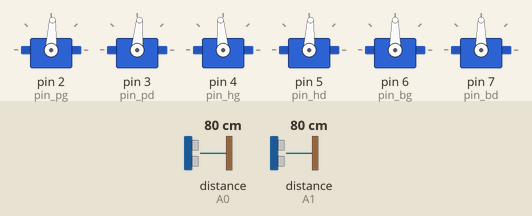
Bench run of a sketch on a simulated Arduino Uno, built with avr-gcc and run on an emulated ATmega328P. On the bench: 6 × servo. Inputs (shaded band) come from the test bench; at power-on: distance to the obstacle (sensors on A0, A1) 80 cm. What the sketch prints to the serial monitor is not drawn.

Above: at 1.05 s.
At 1.45 s:
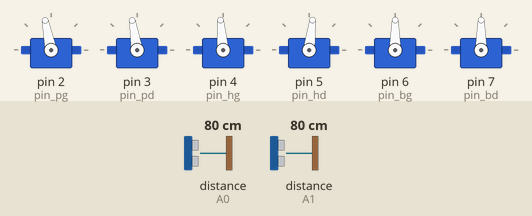
At 1.85 s:
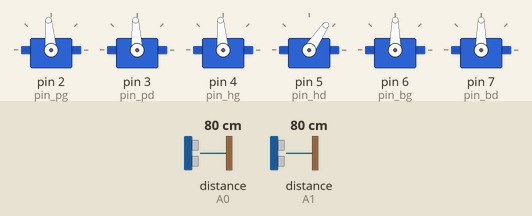
At 2.25 s:
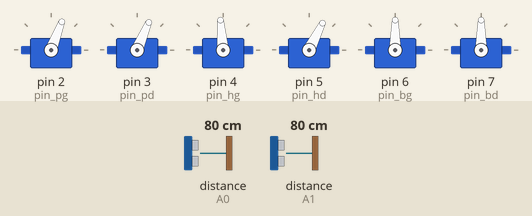
At 2.4 s:
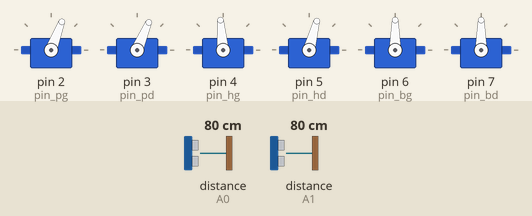
At 2.65 s:
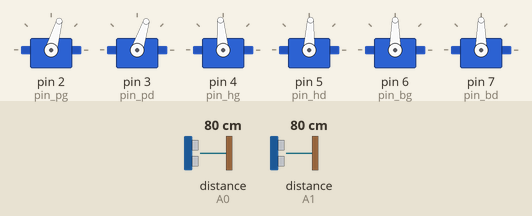
Timing chart, 0 to 5.4 s (numbered marks = the images above):
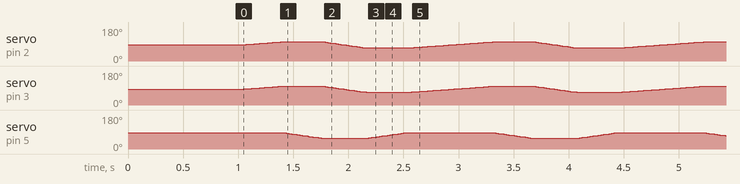

The sketch:

Mr_Robot.ino
```cpp
#include <SharpIR.h>

#include <Servo.h>

// MAPPING DES PINS
  //AFFECTATION DES SERVOS POUR LES PIEDS ET HANCHE
  //DECLARATION DES VARIABLES POUR LES PINS DES SERVO
  /*L'orientation du robot est celle de l'homme c'est à dire que
  le coté gauche du robot correspond au coté gauche de l'homme*/
  const byte pin_pg = 2, pin_pd = 3, pin_hg = 4, pin_hd = 5, pin_bg = 6, pin_bd = 7;
  const byte pin_cd = A1, pin_cg = A0;
// VARIABLES
  SharpIR capt_d(SharpIR::GP2Y0A41SK0F,pin_cd), capt_g(SharpIR::GP2Y0A41SK0F,pin_cg);
  Servo servo_pg, servo_pd, servo_hg, servo_hd, servo_bg, servo_bd;//Déclaration des variables servo
  int pg, pd, hg, hd, bg, bd;//Déclaration des variables contenants les angles des servomoteurs
  int varp, varh;//Se sont des variables dans lesquelles seront stocké les variable "pas, demipas, penche, demipenche" afin de pouvoir faire déplacer le robot
  int i, j, k;
  int delais;
  int vue_droit, vue_gauche, dist=0;
//CONSTANTES
  const int pente = 30, demipente = 15, pas = 60, demipas = 30;
  const int init_pg = 85, init_pd = 83, init_hg = 95, init_hd = 87, init_bg =  90, init_bd = 90;
  const int delais_1 = 12, delais_2 = 7;
#include "motion.h"//Bibliothèque contenant les fonction de déplacement vers l'avant, l'arrière,
                   //tourner à gauche, tourner à droite et celle d'initialisation des servo moteurs

void setup() {
  // put your setup code here, to run once:
  Serial.setTimeout(500);
  Serial.begin(9600);
  delais = delais_1;
  init_robot();
  delay(1000);
}

void loop() {
  // MARCH

  /*voir();
  varp = demipente; varh = demipas; pasg_avant();
  varp = pente; varh = pas;
  pasd_avant(); pasg_avant();   //delais -=1;
  pasd_avant(); pasg_avant();
  pasd_avant(); pasg_avant(); */
  //if(delais<=delais_2) {delais=delais_2;}

  /*varp = demipente; varh = demipas; pasd_avant();

  voir();
  varp = demipente; varh = demipas; pasg_arriere();
  varp = pente; varh = pas;
  pasd_arriere(); pasg_arriere();   //delais -=1;
  pasd_arriere(); pasg_arriere();
  pasd_arriere(); pasg_arriere();
  //if(delais<=delais_2) {delais=delais_2;}

  varp = demipente; varh = demipas; pasd_arriere();*/

  for(int i=0; i<3; i++){
   turn_gauche();
   Serial.println("je tourne");
  }
  voir();
}

void init_robot(){
  servo_on();
  centre();
}
void servo_on(){
  servo_pg.attach(pin_pg,544,2400);
  servo_pd.attach(pin_pd,544,2400);
  servo_hg.attach(pin_hg,544,2400);
  servo_hd.attach(pin_hd,544,2400);
  servo_bg.attach(pin_bg,544,2400);
  servo_bd.attach(pin_bd,544,2400);
}

void servo_off(){
  servo_pg.detach();
  servo_pd.detach();
  servo_hg.detach();
  servo_hd.detach();
  servo_bg.detach();
  servo_bd.detach();
}

void avance(){//Faire les pas gauche et droite vers l'avant
  varp = demipente ;
  varh = demipas ;
  pasd_avant();
  varp = pente ;
  varh = pas ;
    pasg_avant() ;
    pasd_avant();
  varp = demipente ;
  varh = demipas ;
  pasd_avant();
}
void voir (){
  vue_droit = capt_d.getDistance();
  Serial.print("Distance droit: "); Serial.print(vue_droit); Serial.println(" cm");
  vue_gauche = capt_g.getDistance();
  Serial.print("Distance gauche: "); Serial.print(vue_gauche); Serial.println(" cm");
  //distance=(droit+gauche)/2;
}
```

motion.h
```cpp
void centre(){
  Serial.print("centrer");
  pg = (init_pg);
  pd = (init_pd);
  hg = (init_hg);
  hd = (init_hd);
  bd = (init_bd);
  bg = (init_bg);
  servo_pg.write(pg);
  servo_pd.write(pd);
  servo_hg.write(hg);
  servo_hd.write(hd);
  servo_bg.write(bg);
  servo_bd.write(bd);
}
void pasg_avant(){
  Serial.print("pas gauche");
  for(i=0; i<varp; i++){
    delay(delais*1.5);
    pd+=1; pg+=1;
    servo_pg.write(pg); servo_pd.write(pd);

  }
  for(i=0; i<varh; i++){
    delay(delais/1.5);
    hd+=1; hg+=1;
    servo_hg.write(hg); servo_hd.write(hd);
  }
}

void pasd_avant(){
  Serial.print("pas gauche");
  for(i=0; i<varp; i++){
    delay(delais*1.5);

    pd-=1; pg-=1;
    servo_pg.write(pg); servo_pd.write(pd);
  }
  for(i=0; i<varh; i++){
    delay(delais/1.5);
    hd-=1; hg-=1;
    servo_hg.write(hg);servo_hd.write(hd);
  }
}

void pasg_arriere(){
   for(i=0; i<varp; i++){
    delay(delais*2);
    pd+=1; pg+=1;
    servo_pg.write(pg); servo_pd.write(pd);

  }
  for(i=0; i<varh; i++){
    delay(delais/1.5);
    hd-=1; hg-=1;
    servo_hg.write(hg); servo_hd.write(hd);
  }
}

void pasd_arriere(){
  for(i=0; i<varp; i++){
    delay(delais*2);

    pd-=1; pg-=1;
    servo_pg.write(pg); servo_pd.write(pd);
  }
  for(i=0; i<varh; i++){
    delay(delais/1.5);
    hd+=1; hg+=1;
    servo_hg.write(hg);servo_hd.write(hd);
  }
}


void turn_droit(){
   varp = demipente ; varh = demipas ;
   // penche à gauche
   for (i=0;i<=varp;i+=1)
  { delay(delais*2);
    pg-=1;    pd-=1;
     servo_pg.write(pg) ;     servo_pd.write(pd) ;
   }
  //  pas gauche
  for (i=0;i<=varh;i+=1)
  {delay(delais);
    hg+=1; hd-=0;
    servo_hd.write(hd) ;servo_hg.write(hg) ;
    }
  // penche à gauche
   for (i=0;i<=varp;i+=1)
  { delay(delais*2);
    pd+=2;  pg+=2;
     servo_pd.write(pd); servo_pg.write(pg) ;
   }
  //  pas gauche
  for (i=0;i<=varh;i+=1)
  { delay(delais);
    hg-=1;  hd+=0;
    servo_hg.write(hg) ;    servo_hd.write(hd) ;
    }
  // penche à gauche
  for (i=0;i<=varp;i+=1)
  { delay(delais*2);
    pg-=1;    pd-=1;
    servo_pg.write(pg) ;
   }
}

void turn_gauche(){
  varp = demipente ; varh = demipas ;
   // penche à droite
   for (i=0;i<=varp;i+=1)
  { delay(delais*2);
    pg+=1;    pd+=1;
    servo_pg.write(pg) ;    servo_pd.write(pd) ;
   }
  //  pas droite
  for (i=0;i<=varh;i+=1)
  { delay(delais);
    hg+=0;    hd-=1;
   servo_hg.write(hg) ;   servo_hd.write(hd) ;
    }
  // penche à gauche
   for (i=0;i<=varp;i+=1)
  { delay(delais*2);
    pg-=2;    pd-=2;
    servo_pg.write(pg) ;    servo_pd.write(pd) ;
   }
  //  pas gauche
  for (i=0;i<=varh;i+=1)
  { delay(delais);
    hg-=0;    hd+=1;
   servo_hg.write(hg) ;   servo_hd.write(hd) ;
    }
  // penche à gauche
   for (i=0;i<=varp;i+=1)
  { delay(delais*2);
    pg+=1;    pd+=1;
    servo_pg.write(pg) ;    servo_pd.write(pd) ;
   }
}
```
